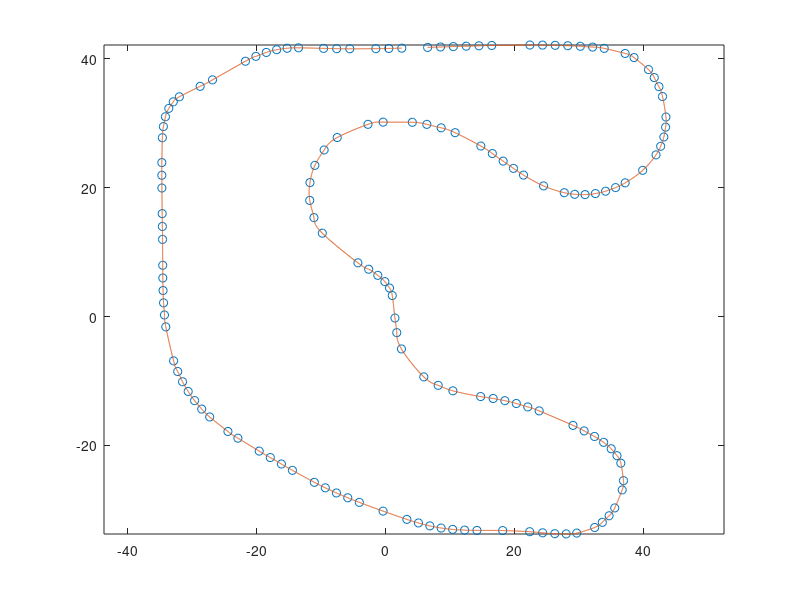
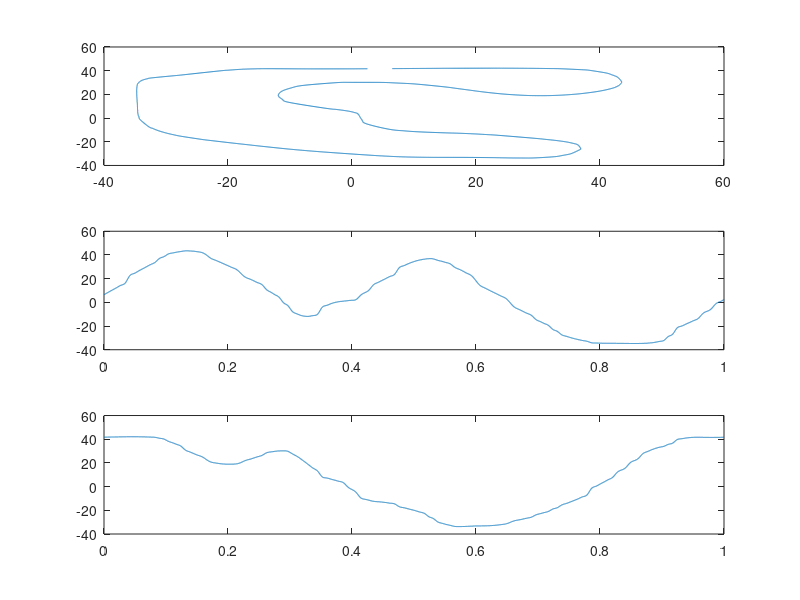

Write MATLAB code to recreate these figures, in order.
% demo from ChatGPT prompt at 15.9.2024 about constructing splines

%% Circle (5 points)
x = [-1,0,1,0,-1];
y = [0,1,0,-1,0];

%% Circle (n points)

fi = linspace(0, 2*pi, 20);
x = cos(fi);
y = sin(fi);
%% track 
load("track1_fixed.mat");
x = innerConePosition(:,1)';
y = innerConePosition(:,2)';

%% Spline computation
% parametric curves in 2D are not a single function - x does not depend on
% y and vice versa. Instead, there is a third independant variable - t,
% and 2 functions: x = f(t), y = g(t). We input the same value of t into
% both functions and obtain 2 values - coordinates of points

% in our case, we only have 5 points - their x and y - that is we have 5
% output values available, which we will pair with 5 input variables (whose
% bounds are ours to choose)
t_in = linspace(0,1,size(x, 2));

ppx = spline(t_in,x);
ppy = spline(t_in,y);

% we will evaluate the points finely
t = linspace(0,1,10000);

sp_x = ppval(ppx,t);
sp_y = ppval(ppy,t);

%% Graph
figure;
plot(x,y,"o");
hold on
plot(sp_x,sp_y,"-");
axis equal

%% To better ilustrate the idea behind splines:

figure;
subplot(3,1,1);
plot(sp_x,sp_y);

subplot(3,1,2);
plot(t, sp_x);

subplot(3,1,3);
plot(t, sp_y);
